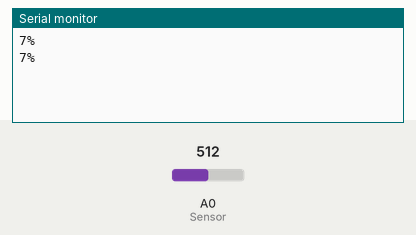
Recording of a sketch running on a simulated Arduino Uno, built with avr-gcc and run on an emulated ATmega328P. Parts: the last lines printed to the serial monitor. The inputs (shaded band) are chosen by the test bench; at power-on: A0 (Sensor) = 512.

Above: at 2.8 s.
2.9 s: A0 (Sensor) set to 543
At 4.9 s:
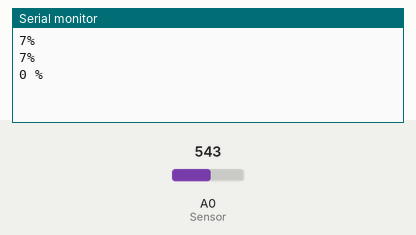
7.5 s: A0 (Sensor) set to 511
At 9.2 s:
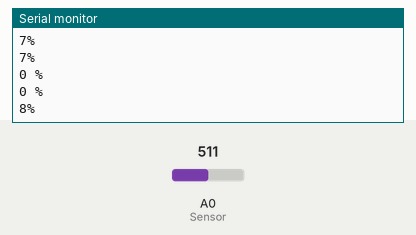

Measured:
- the behaviour switches between 532 and 533 on A0 (Sensor) (found by bisection; images 0 and 1)
- after the input at 2.9 s, the serial monitor: prints a new line after 1.1 s (image 1)
- after the input at 7.5 s, the serial monitor: prints a new line after 0.50 s (image 2)

The sketch:

MoistureMeasurement.ino
```cpp
const int AirValue = 535;   //you need to replace this value with Value_1
const int WaterValue = 240;  //you need to replace this value with Value_2
int soilMoistureValue = 0;
int soilmoisturepercent=0;
void setup() {
  Serial.begin(9600); // open serial port, set the baud rate to 9600 bps
}
void loop() {
  soilMoistureValue = analogRead(A0);  //put Sensor insert into soil
  soilmoisturepercent = map(soilMoistureValue, AirValue, WaterValue, 0, 100);
  if(soilmoisturepercent >= 100)
  {
    Serial.println("100 %");
  }
  else if(soilmoisturepercent <=0)
  {
    Serial.println("0 %");
  }
  else if(soilmoisturepercent >0 && soilmoisturepercent < 100)
  {
    Serial.print(soilmoisturepercent);
    Serial.println("%");

  }
    delay(2000);
}
```
